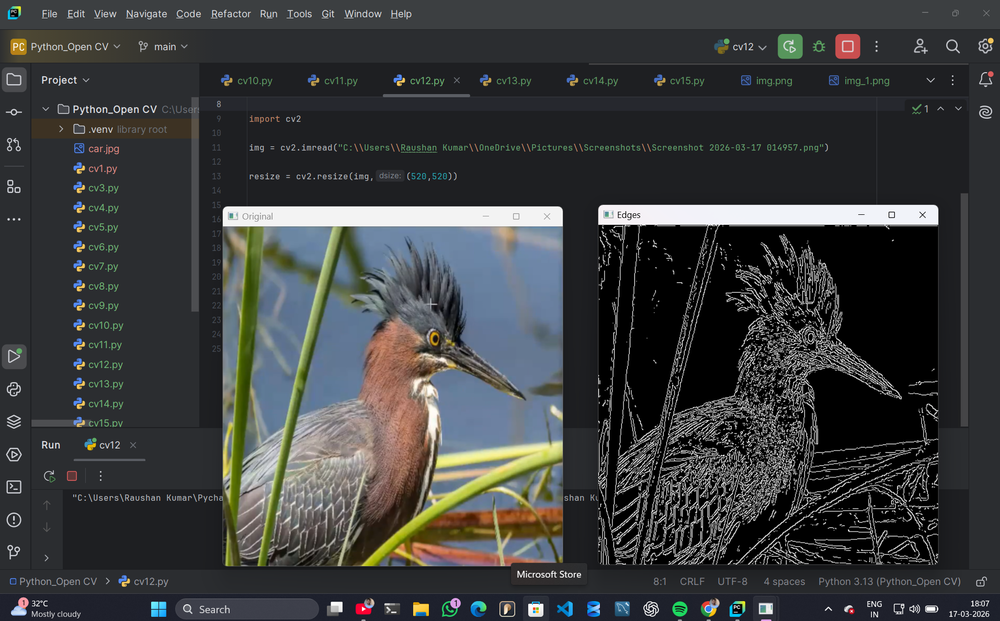
#> input picture Assignment11_Raushan/Python_Open CV/img_2.png, 1000 x 621 px, shrunk from 1912 x 1188 before the run, found by its file name
$ python cv7.py
#> lines starting #> are read from the running program, lines starting #| are printed output that depends on the picture

#  Image Rotation
import cv2
import numpy as np

img = cv2.imread("C:\\Users\\Raushan Kumar\\OneDrive\\Pictures\\img_2.png",cv2.IMREAD_COLOR)
#> img is the input picture: shape (621, 1000, 3); mean B, G, R 61.8, 61.3, 59.5

column = img.shape[1]
#> column = 1000
row = img.shape[0]
#> row = 621

center = (column/2,row)
#> center = (500, 621)
angle = 90

r = cv2.getRotationMatrix2D(center,angle,1)

rotate = cv2.warpAffine(img,r,(column,row))
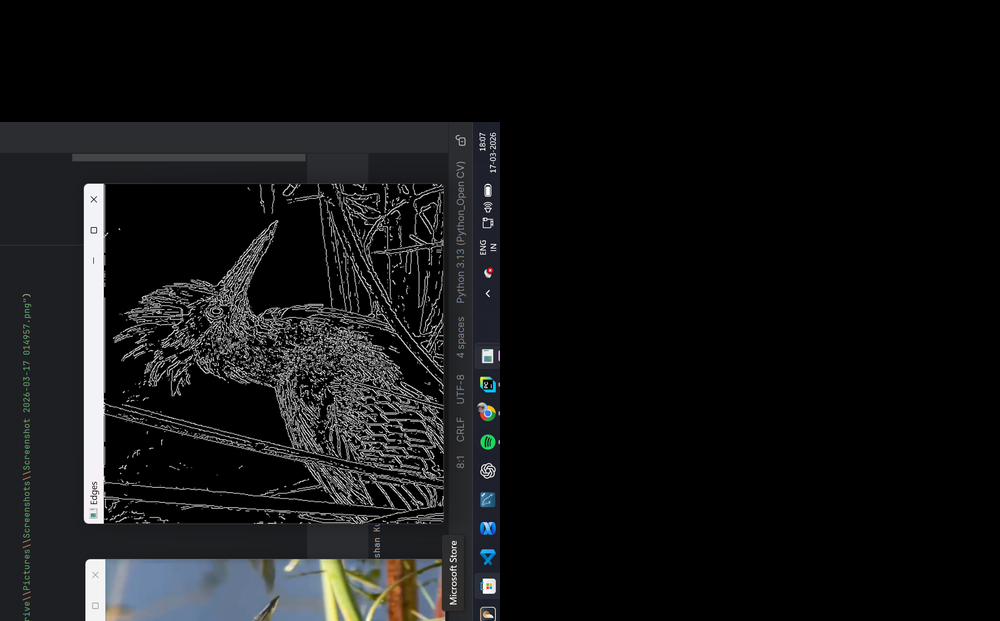
#> rotate: shape (621, 1000, 3); mean B, G, R 20.9, 20.2, 19.5

cv2.imshow("Rotated ",rotate)

cv2.waitKey(0)
cv2.destroyAllWindows()

$ run again, with Assignment11_Raushan/Python_Open CV/img_1.png copied over Assignment11_Raushan/Python_Open CV/img_2.png
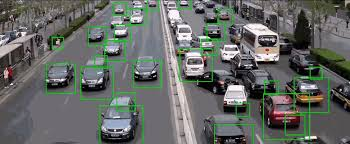
#> input picture Assignment11_Raushan/Python_Open CV/img_1.png, 350 x 144 px, found by its file name
#> img is the input picture: shape (144, 350, 3); mean B, G, R 101.1, 104.9, 101.1
#> `rotate = cv2.warpAffine(img,r,(column,row))`:
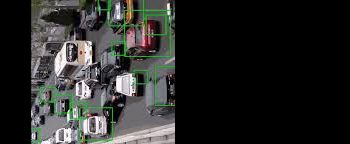
#> rotate: shape (144, 350, 3); mean B, G, R 40, 41.9, 40.9

$ run again, with Assignment11_Raushan/Python_Open CV/img_3.png copied over Assignment11_Raushan/Python_Open CV/img_2.png
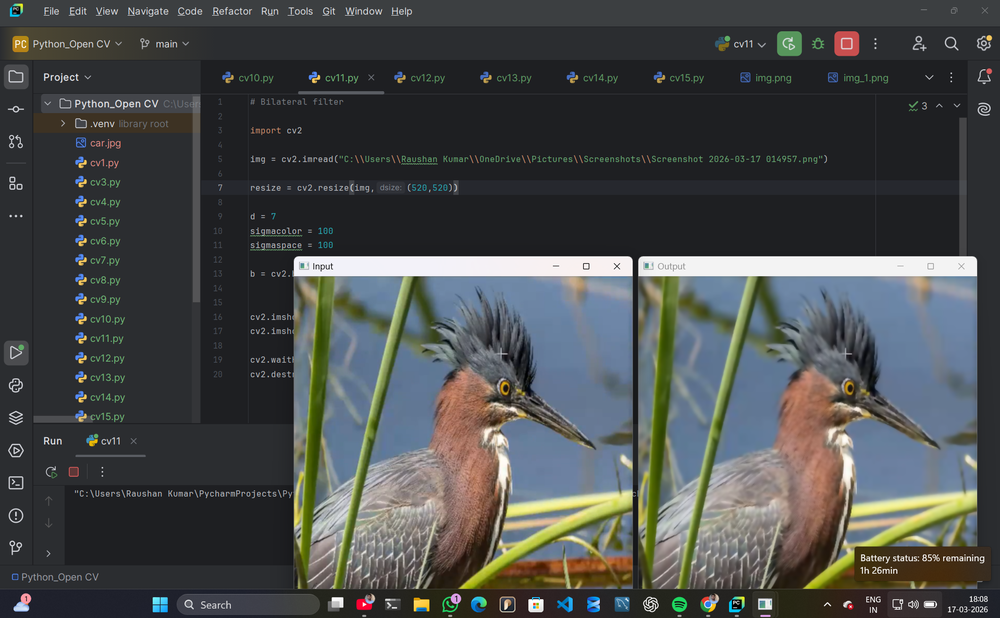
#> input picture Assignment11_Raushan/Python_Open CV/img_3.png, 1000 x 618 px, shrunk from 1919 x 1186 before the run, found by its file name
#> img is the input picture: shape (618, 1000, 3); mean B, G, R 74.5, 74.9, 72.3
#> `rotate = cv2.warpAffine(img,r,(column,row))`:
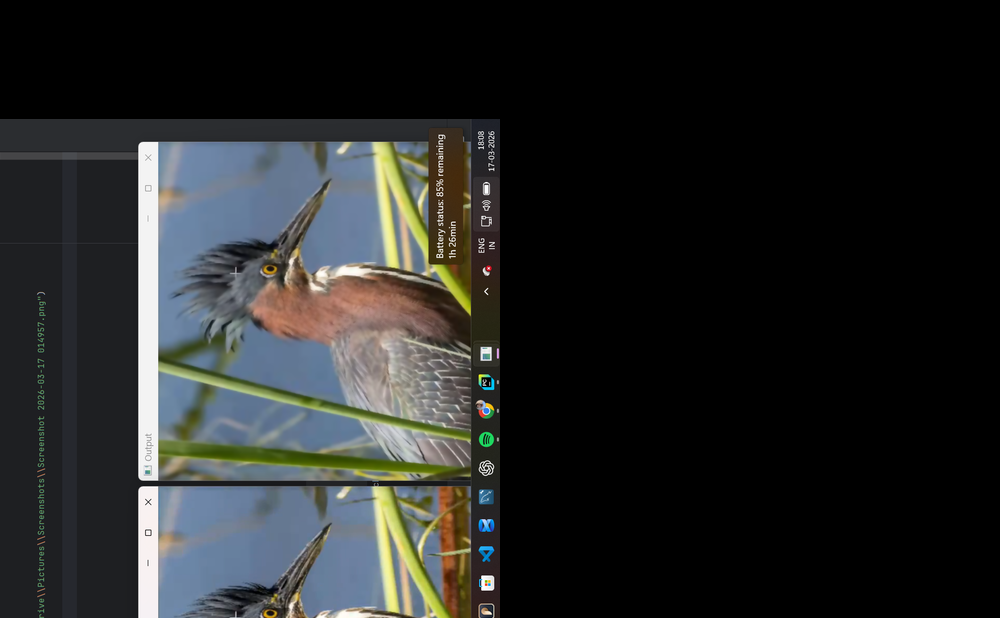
#> rotate: shape (618, 1000, 3); mean B, G, R 37.8, 38.2, 36.6

$ run again, with Assignment11_Raushan/Python_Open CV/img_4.png copied over Assignment11_Raushan/Python_Open CV/img_2.png
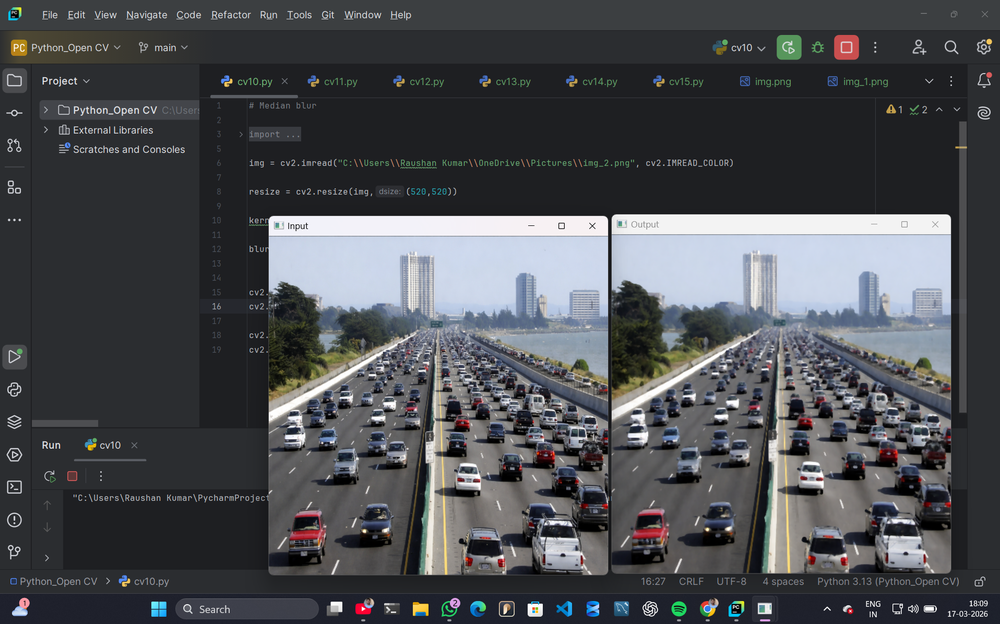
#> input picture Assignment11_Raushan/Python_Open CV/img_4.png, 1000 x 624 px, shrunk from 1916 x 1196 before the run, found by its file name
#> img is the input picture: shape (624, 1000, 3); mean B, G, R 80.7, 76.8, 74.8
#> `rotate = cv2.warpAffine(img,r,(column,row))`:
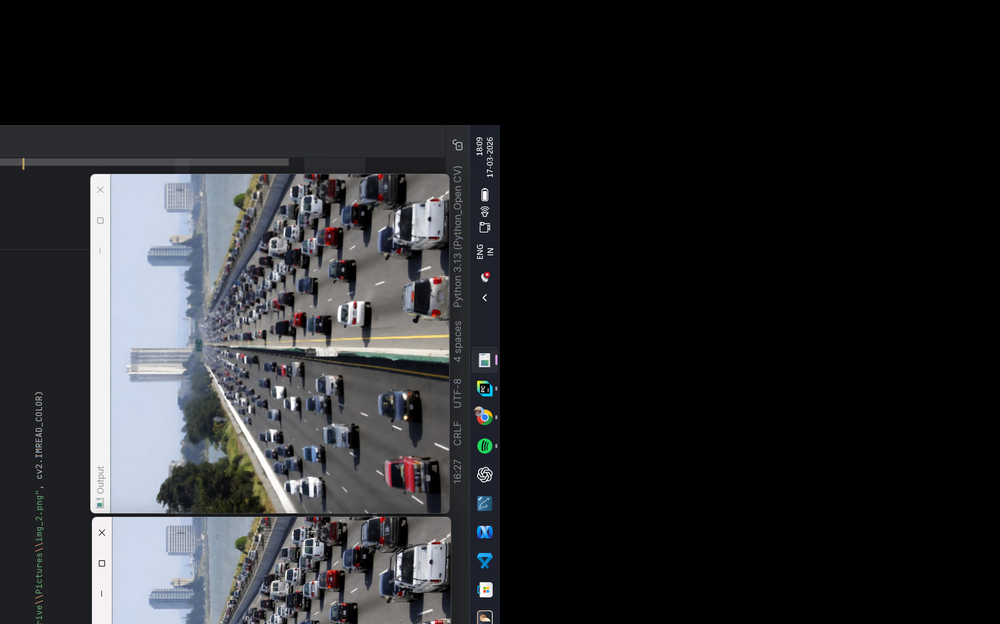
#> rotate: shape (624, 1000, 3); mean B, G, R 40.5, 38.4, 37.5
